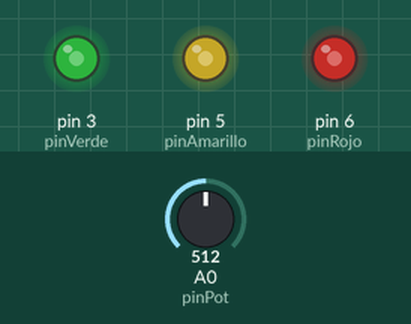
Bench run of a sketch on a simulated Arduino Uno, built with avr-gcc and run on an emulated ATmega328P. Parts: output pins drawn as LEDs (lit = HIGH). Inputs (shaded band) come from the test bench; at power-on: A0 (pinPot) = 512.

Above: at 1.2 s.
1.3 s: A0 (pinPot) set to 716
At 2.0 s:
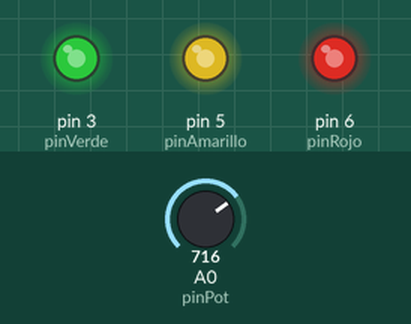
2.8 s: A0 (pinPot) set to 900
At 4.0 s:
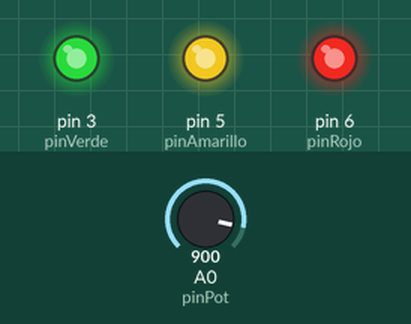
4.3 s: A0 (pinPot) set to 122
At 5.5 s:
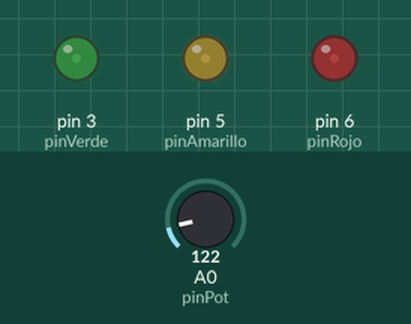
5.8 s: A0 (pinPot) set to 0
At 6.7 s:
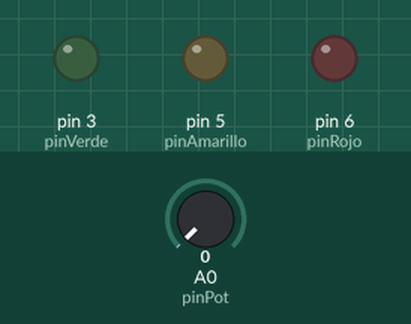
7.3 s: A0 (pinPot) set to 511
At 7.8 s:
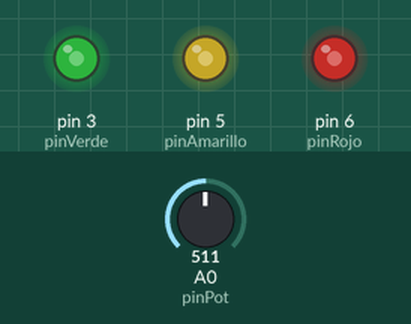
Timing chart, 0 to 9.8 s (numbered marks = the images above; inputs shaded):
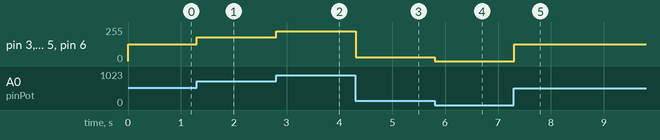

The sketch:

E3.ino
```cpp
/*---------------------------------------------
  Curso de Desarrollo IoT
  Módulo: Starters
  Clase: 3
  Ejercicio: 3

  PINOUT:
  POTENCIOMETRO -> A0
  LED VERDE -> D2
  LED AMARILLO -> D3
  LED ROJO -> D4
---------------------------------------------*/

int pinVerde = 3;
int pinAmarillo = 5;
int pinRojo = 6;
int pinPot = A0;

void setup() {
  pinMode(pinVerde, OUTPUT);
  pinMode(pinAmarillo, OUTPUT);
  pinMode(pinRojo, OUTPUT);
}

void loop() {
  int valPot = analogRead(pinPot); // Leer el valor del potenciómetro

  // Ajustar el brillo de los LEDs basado en el valor del potenciómetro
  int brillo = map(valPot, 0, 1023, 0, 255); // Mapear el valor del potenciómetro al rango de brillo (0-255)

  analogWrite(pinVerde, brillo);
  analogWrite(pinAmarillo, brillo);
  analogWrite(pinRojo, brillo);

  delay(10); // Pequeña pausa para estabilidad
}
```

Measured:
- after the input at 1.3 s, pin 3 (pinVerde), pin 5 (pinAmarillo), pin 6 (pinRojo): 127/255 → 178/255 at once
- after the input at 2.8 s, pin 3 (pinVerde), pin 5 (pinAmarillo), pin 6 (pinRojo): 178/255 → 224/255 at once
- after the input at 4.3 s, pin 3 (pinVerde), pin 5 (pinAmarillo), pin 6 (pinRojo): 224/255 → 30/255 at once
- after the input at 5.8 s, pin 3 (pinVerde), pin 5 (pinAmarillo), pin 6 (pinRojo): 30/255 → 0/255 at once
- after the input at 7.3 s, pin 3 (pinVerde), pin 5 (pinAmarillo), pin 6 (pinRojo): 0/255 → 127/255 at once
